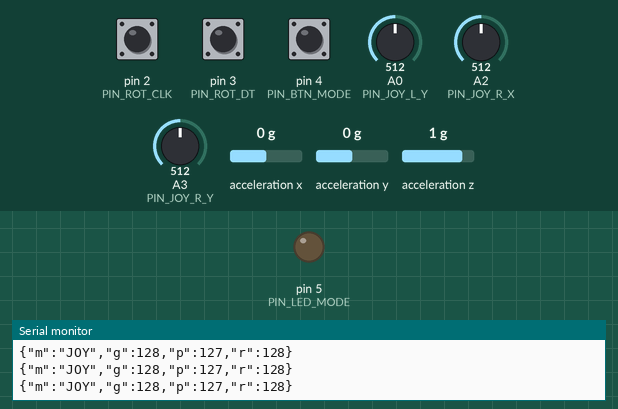
A sketch run on a simulated Arduino Nano, built with avr-gcc and run on an emulated ATmega328P. On the bench: output pins drawn as LEDs (lit = HIGH), the last lines printed to the serial monitor. Wiring (inferred from the names in the program): MPU-6050 motion sensor at I2C address 0x68. Inputs (shaded band) come from the test bench; at power-on: pin 4 (PIN_BTN_MODE) HIGH, pin 2 (PIN_ROT_CLK) HIGH, pin 3 (PIN_ROT_DT) HIGH, A0 (PIN_JOY_L_Y) = 512, A2 (PIN_JOY_R_X) = 512, A3 (PIN_JOY_R_Y) = 512, acceleration x 0 g, acceleration y 0 g, acceleration z 1 g. No radio packets arrive unless stated.

Above: at 1.2 s.
1.3 s: pin 4 (PIN_BTN_MODE) pulled LOW for 0.15 s
At 2.2 s:
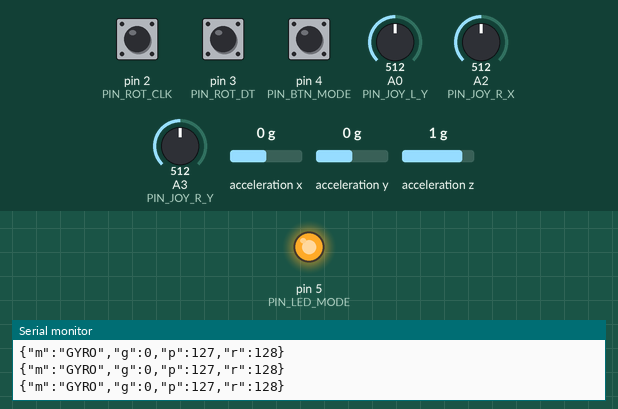
2.9 s: pin 4 (PIN_BTN_MODE) pulled LOW for 1 s
At 3.5 s:
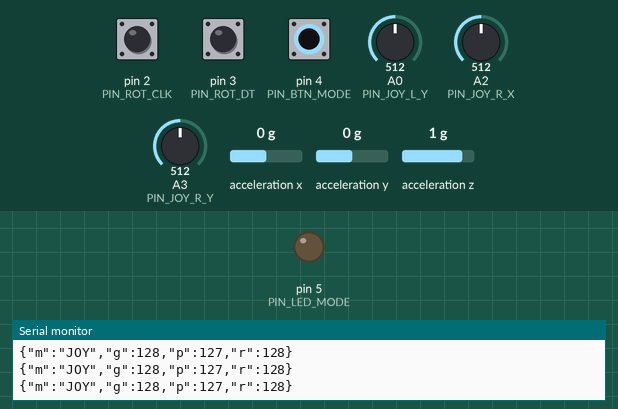
5.4 s: pin 4 (PIN_BTN_MODE) pulled LOW for 3.2 s
At 6.6 s:
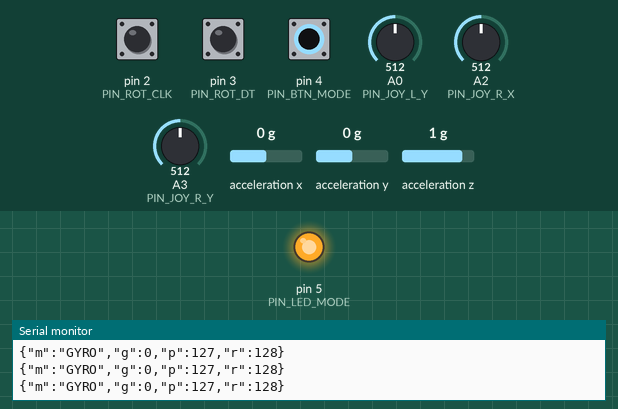
Timing chart, 0 to 8.4 s (numbered marks = the images above; inputs shaded):
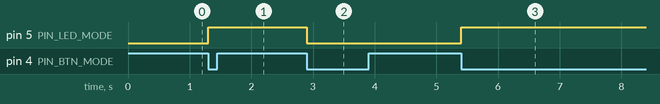

Measured:
- after the input at 1.3 s, pin 5 (PIN_LED_MODE): LOW → HIGH at once
- after the input at 2.9 s, pin 5 (PIN_LED_MODE): HIGH → LOW at once
- after the input at 5.4 s, pin 5 (PIN_LED_MODE): LOW → HIGH at once

The sketch:

arduino.ino
```cpp
/*
 * SENDER TEST & VISUALISIERUNG (V2 - Invertiert & HighSpeed)
 * ----------------------------
 * Fixes:
 * - Gyro Roll invertiert
 * - Joystick Rechts (Roll) invertiert
 * - Joystick Links (Gas) invertiert
 * - Serial Speed auf 20ms (50Hz) erhöht für flüssige Grafik
 * * Hardware Pinout (Dein Nano):
 * nRF24:     D9, D10, D11, D12, D13
 * MPU6050:   A4, A5
 * Joysticks: A0, A1, A2, A3
 * Rotary:    D2, D3
 * Button:    D4
 * LED:       D5
 Perfekter Testcode
 */

#include <SPI.h>
#include <nRF24L01.h>
#include <RF24.h>
#include <Wire.h>

// --- KONFIGURATION ---
RF24 radio(9, 10);
const uint64_t pipeAddress = 0xE8E8F0F0E1LL;

#define PIN_JOY_L_Y  A0
#define PIN_JOY_L_X  A1
#define PIN_JOY_R_X  A2
#define PIN_JOY_R_Y  A3

#define PIN_ROT_CLK  2
#define PIN_ROT_DT   3
#define PIN_BTN_MODE 4
#define PIN_LED_MODE 5

const int MPU_ADDR = 0x68;

struct ControlData {
  byte gas;
  byte pitch;
  byte roll;
};
ControlData data;

volatile int encoderPos = 0;
int lastEncoded = 0;
bool gyroMode = false;
bool lastBtnState = HIGH;
unsigned long lastTxTime = 0;
unsigned long lastSerialTime = 0;

void updateEncoder() {
  int MSB = digitalRead(PIN_ROT_CLK);
  int LSB = digitalRead(PIN_ROT_DT);
  int encoded = (MSB << 1) | LSB;
  int sum  = (lastEncoded << 2) | encoded;
  if(sum == 0b1101 || sum == 0b0100 || sum == 0b0010 || sum == 0b1011) encoderPos++;
  if(sum == 0b1110 || sum == 0b0111 || sum == 0b0001 || sum == 0b1000) encoderPos--;
  lastEncoded = encoded;
}

void setup() {
  Serial.begin(115200);

  pinMode(PIN_BTN_MODE, INPUT_PULLUP);
  pinMode(PIN_LED_MODE, OUTPUT);
  pinMode(PIN_ROT_CLK, INPUT_PULLUP);
  pinMode(PIN_ROT_DT, INPUT_PULLUP);

  attachInterrupt(digitalPinToInterrupt(PIN_ROT_CLK), updateEncoder, CHANGE);
  attachInterrupt(digitalPinToInterrupt(PIN_ROT_DT), updateEncoder, CHANGE);

  if (!radio.begin()) {
     for(int i=0; i<5; i++) { digitalWrite(PIN_LED_MODE, HIGH); delay(100); digitalWrite(PIN_LED_MODE, LOW); delay(100); }
  }
  radio.setChannel(125);
  radio.setAutoAck(false);
  radio.setDataRate(RF24_250KBPS);
  radio.setPALevel(RF24_PA_HIGH);
  radio.openWritingPipe(pipeAddress);

  Wire.begin();
  Wire.beginTransmission(MPU_ADDR);
  Wire.write(0x6B);
  Wire.write(0);
  Wire.endTransmission(true);
}

void loop() {
  // --- Toggle Logik ---
  int btnState = digitalRead(PIN_BTN_MODE);
  if (lastBtnState == HIGH && btnState == LOW) {
    gyroMode = !gyroMode;
    digitalWrite(PIN_LED_MODE, gyroMode ? HIGH : LOW);
    if (gyroMode) encoderPos = 0;
    delay(50);
  }
  lastBtnState = btnState;

  // --- Daten erfassen ---
  if (gyroMode) {
    // Gyro + Rotary
    if (encoderPos < 0) encoderPos = 0;
    if (encoderPos > 10) encoderPos = 10;
    data.gas = encoderPos * 25;
    if (data.gas > 255) data.gas = 255;

    Wire.beginTransmission(MPU_ADDR);
    Wire.write(0x3B);
    Wire.endTransmission(false);
    Wire.requestFrom(MPU_ADDR, 4, true);
    int16_t accX = (Wire.read() << 8 | Wire.read());
    int16_t accY = (Wire.read() << 8 | Wire.read());

    // GYRO ROLL INVERTIERT: map(..., 255, 0) statt 0, 255
    data.roll  = map(accX, -17000, 17000, 255, 0);
    data.pitch = map(accY, -17000, 17000, 0, 255); // Pitch war okay? Sonst hier auch tauschen
  } else {
    // Joystick
    // JOYSTICK GAS INVERTIERT: 255, 0
    data.gas   = map(analogRead(PIN_JOY_L_Y), 0, 1023, 255, 0);

    // JOYSTICK ROLL INVERTIERT: 255, 0
    data.roll  = map(analogRead(PIN_JOY_R_X), 0, 1023, 255, 0);

    data.pitch = map(analogRead(PIN_JOY_R_Y), 0, 1023, 0, 255);
  }

  // Constrain für Sicherheit
  data.roll = constrain(data.roll, 0, 255);
  data.pitch = constrain(data.pitch, 0, 255);

  // --- Senden (Funk) ---
  unsigned long now = millis();
  if (now - lastTxTime > 20) {
    radio.write(&data, sizeof(ControlData));
    lastTxTime = now;
  }

  // --- Senden (Serial Visualisierung - JSON) ---
  // JETZT SCHNELL: 20ms = 50 Updates pro Sekunde
  if (now - lastSerialTime > 20) {
    Serial.print("{\"m\":\"");
    Serial.print(gyroMode ? "GYRO" : "JOY");
    Serial.print("\",\"g\":");
    Serial.print(data.gas);
    Serial.print(",\"p\":");
    Serial.print(data.pitch);
    Serial.print(",\"r\":");
    Serial.print(data.roll);
    Serial.println("}");

    lastSerialTime = now;
  }
}
```
